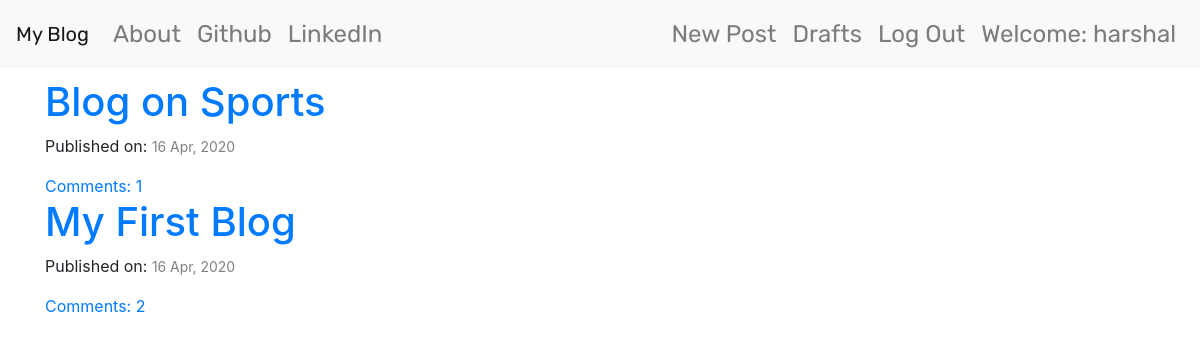
The app's page / (signed in) with its own data.
### blog/models.py (models this page shows, shortened)
class Post(models.Model):
    author = models.ForeignKey('auth.User', on_delete=models.CASCADE)
    title = models.CharField(max_length=200)
    text = models.TextField()
    created_date = models.DateTimeField(default=timezone.now)
    published_date = models.DateTimeField(blank=True,null=True)
    def approve_comments(self):
        return self.comments.filter(approved_comment=True)

### blog/views.py (the view)
# urls.py: path('',views.PostListView.as_view(), name='post_list'),
class PostListView(ListView):
    model = Post
    def get_queryset(self):
        return Post.objects.filter(published_date__lte=timezone.now()).order_by('-published_date')

### blog/templates/blog/post_list.html
{% extends "blog/base.html" %}
{% block content %}
  <div class="centerstage">
    {% for post in post_list %}
      <div class="post">
        <h1><a href="{% url 'post_detail' pk=post.pk %}">{{post.title}}</a></h1>
        <div class="date">
          <p>Published on:
            <span style="color:gray; font-size: 0.87em ">{{post.published_date|date:"d M, Y"}}</span>
            </p>
        </div>
        <a href="{% url 'post_detail' pk=post.pk %}">Comments: {{post.approve_comments.count}}</a>
      </div>
    {% endfor %}
  </div>
{% endblock %}

### blog/templates/blog/base.html (shortened to what this page needs)
<!DOCTYPE html>
{% load static %}
<html lang="en" dir="ltr">
  <head>
    <link rel="stylesheet" href="https://stackpath.bootstrapcdn.com/bootstrap/4.4.1/css/bootstrap.min.css">
    <link rel="stylesheet" href="//cdn.jsdelivr.net/npm/medium-editor@latest/dist/css/medium-editor.min.css" type="text/css" media="screen" charset="utf-8">
    <link rel="stylesheet" href="{% static 'css/blog.css' %}">
  </head>
  <body class="loader">
    <nav class="navbar navbar-expand-lg navbar-light bg-light techfont custom-navbar">
      <a class="navbar-brand" href="{% url 'post_list' %}">My Blog</a>
      <div class="collapse navbar-collapse" id="navbarNavAltMarkup">
        <div class="navbar-nav">
          <a class="nav-item nav-link" href="{% url 'blog_about' %}">About</a>
          <a class="nav-item nav-link" href="https://www.github.com">Github</a>
          <a class="nav-item nav-link" href="https://www.linkedin.com">LinkedIn</a>
        </div>
        <div class="navbar-nav navbar-right ml-auto">
          {% if user.is_authenticated %}
            <a class="nav-item nav-link" href="{% url 'post_new' %}">New Post</a>
            <a class="nav-item nav-link" href="{% url 'post_draft_list' %}">Drafts</a>
            <a class="nav-item nav-link" href="{% url 'logout' %}?next=/">Log Out</a>
            <a class="nav-item nav-link">Welcome: {{user.username}}</a>
          {% else %}
            <a class="nav-item nav-link " href="{% url 'login' %}"><span class="glyphicon glyphicon-user"></span>Login</a>
          {% endif %}
        </div>
      </div>
    </nav>
    <div class="content container">
      <div class="row">
        <div class="col-md-8">
          <div class="blog_posts">
            {% block content %}
            {% endblock %}
          </div>
        </div>
      </div>
    </div>
  </body>
</html>

### blog/static/css/blog.css (style rules this page uses)
.techfont { font-family: 'Rubik', sans-serif; font-size: 1.5em; margin-bottom: 10px; }
.centerstage { margin-left: auto; margin-right: auto; }
.loader { filter:hue-rotate(0deg); color: linear-gradient(45deg,#0f8,#08f); animation:hue 5000ms infinite linear; }

### records on screen
Post: title "Blog on Sports", published_date "16 Apr, 2020", approve_comments.count "1"
Post: title "My First Blog", published_date "16 Apr, 2020", approve_comments.count "2"

### other values on screen
{{ user.username }} "harshal"
